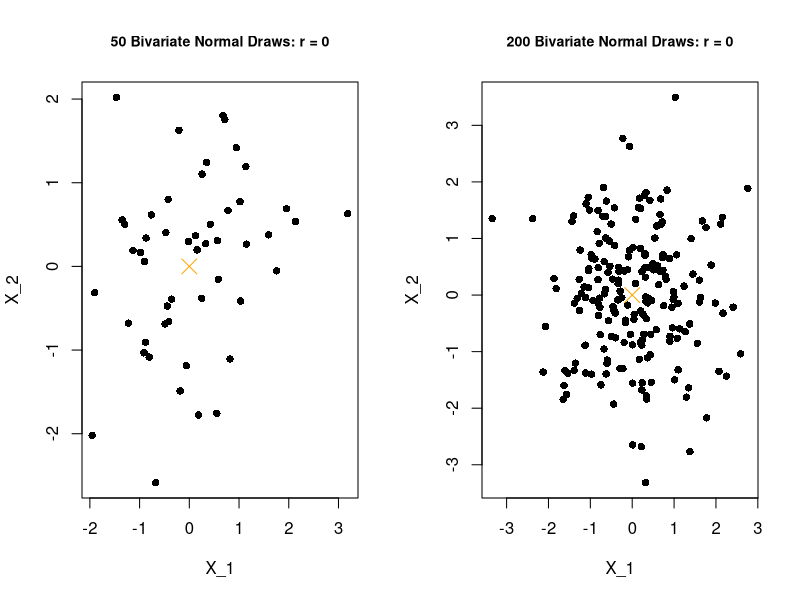
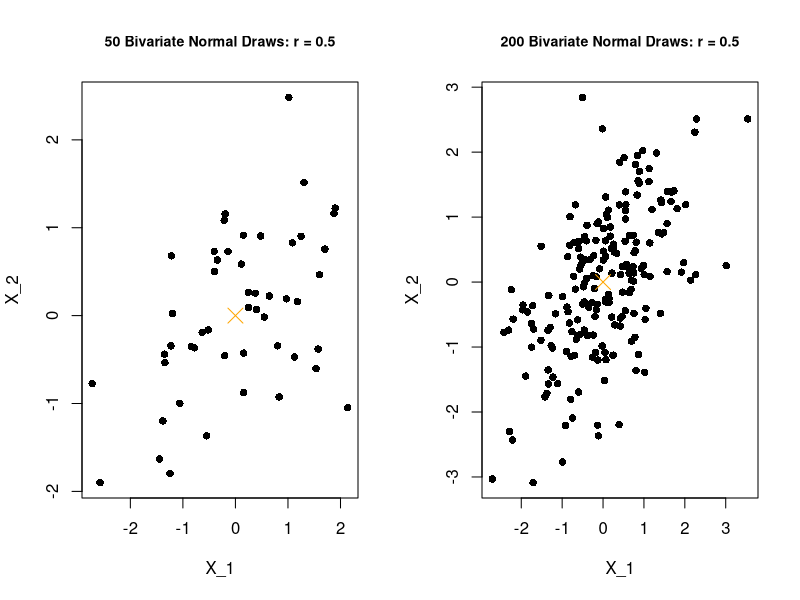
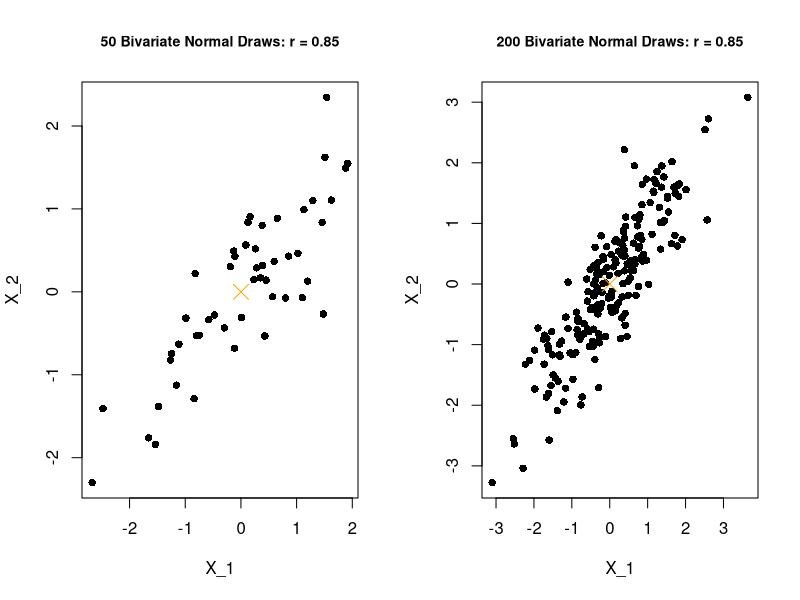

Source code (R) for these figures, in order: (Note: a time limit stopped this script after it produced the figures.)
## ---- chunk 1
knitr::opts_chunk$set(echo = TRUE)
library(MASS)
library(tidyverse)
## ---- chunk 2
R <- matrix(c(1,'r','r',1),2,2)
R
## ---- chunk 3
set.seed(405568250)
n <- c(50, 200)
mu <- c(0, 0)
sigma <- matrix(c(1, 0, 0, 1), 2, 2)
par(mfrow = c(1,2))

for(i in n){
  plot(mvrnorm(i, mu, sigma), pch = 16, cex.main = 0.85,
         xlab = "X_1", ylab = "X_2", main = paste(i, "Bivariate Normal Draws: r = 0"))
  points(x = mu[1], y = mu[2], col = "orange", pch = 4, cex = 2)
}
## ---- chunk 4
set.seed(405568250)
n <- c(50, 200)
mu <- c(0, 0)
sigma <- matrix(c(1, 0.5, 0.5, 1), 2, 2)
par(mfrow = c(1,2))

for(i in n){
  plot(mvrnorm(i, mu, sigma), pch = 16, cex.main = 0.85,
         xlab = "X_1", ylab = "X_2", main = paste(i, "Bivariate Normal Draws: r = 0.5"))
  points(x = mu[1], y = mu[2], col = "orange", pch = 4, cex = 2)
}
## ---- chunk 5
set.seed(405568250)
n <- c(50, 200)
mu <- c(0, 0)
sigma <- matrix(c(1, 0.85, 0.85, 1), 2, 2)
par(mfrow = c(1,2))

for(i in n){
  plot(mvrnorm(i, mu, sigma), pch = 16, cex.main = 0.85,
         xlab = "X_1", ylab = "X_2", main = paste(i, "Bivariate Normal Draws: r = 0.85"))
  points(x = mu[1], y = mu[2], col = "orange", pch = 4, cex = 2)
}
## ---- chunk 6
bootsampling <- function(x, boot.replicates = B) {
  x = as.matrix(x)
  nx = nrow(x)
  bootsamples = replicate(boot.replicates, x[sample.int(nx, replace = TRUE), ])
}
## ---- chunk 7
set.seed(405568250)

n = c(50, 200) # Size of a single sample
B = c(200, 500, 1000, 2000, 5000, 10000) # Number of bootstrap replicates
r = c(0,0.5,0.85)

normal_CI = data.frame(matrix(ncol = 6, nrow = 0))
alpha = 0.05
zval = qnorm(p = alpha/2, lower.tail = FALSE)

for (i in r) {
  for (j in n) {
    mu <- c(0, 0)
    sigma <- matrix(c(1, i, i, 1), 2, 2)
    x <- mvrnorm(j, mu, sigma)
    theta_hat <- cor(x)[2]
    for (k in B) {
      boot.samples = bootsampling(x, k)
      xbar = apply(boot.samples, 3, cor)[2,]
      se <- sd(xbar)
      normal_CI = rbind(normal_CI, cbind(theta_hat - zval*se, theta_hat + zval*se)) 
    } 
    normal_CI$B <- B
    normal_CI$N <- rep(j, length(B))
    normal_CI$SampleCoefficient <- rep(theta_hat, length(B))
    normal_CI$Length <- normal_CI$V2 - normal_CI$V1
    normal_CI$Shape <- abs(normal_CI$V2 - theta_hat)/abs(normal_CI$V1 - theta_hat)
    normal_CI <- normal_CI %>% select(SampleCoefficient, N, B, V1, V2, Length, Shape) %>% rename(Lower = V1) %>% rename(Upper = V2)
    print(normal_CI)
    normal_CI = data.frame(matrix(ncol = 6, nrow = 0))
  }
}
## ---- chunk 8
set.seed(405568250)

n = c(50, 200) 
B = c(200, 500, 1000, 2000, 5000, 10000) 
r = c(0,0.5,0.85)

basic_CI = data.frame(matrix(ncol = 6, nrow = 0))
alpha = 0.05

for (i in r) {
  for (j in n) {
    mu <- c(0, 0)
    sigma <- matrix(c(1, i, i, 1), 2, 2)
    x <- mvrnorm(j, mu, sigma)
    theta_hat <- cor(x)[2]
    for (k in B) {
      boot.samples = bootsampling(x, k)
      xbar = apply(boot.samples, 3, cor)[2,]
      basic_CI = rbind(basic_CI, cbind(2*theta_hat - quantile(xbar, probs = (1 - alpha/2)), 2*theta_hat - quantile(xbar, probs = (alpha/2))))
    } 
    basic_CI$B <- B
    basic_CI$N <- rep(j, length(B))
    basic_CI$SampleCoefficient <- rep(theta_hat, length(B))
    basic_CI$Length <- basic_CI$V2 - basic_CI$V1
    basic_CI$Shape <- abs(basic_CI$V2 - theta_hat)/abs(basic_CI$V1 - theta_hat)
    basic_CI <- basic_CI %>% select(SampleCoefficient, N, B, V1, V2, Length, Shape) %>% rename(Lower = V1) %>% rename(Upper = V2)
    print.data.frame(basic_CI, row.names = FALSE)
    basic_CI = data.frame(matrix(ncol = 6, nrow = 0))
  }
}
## ---- chunk 9
set.seed(405568250)

n = c(50, 200) 
B = c(200, 500, 1000, 2000, 5000, 10000) 
r = c(0,0.5,0.85)

percentile_CI = data.frame(matrix(ncol = 6, nrow = 0))
alpha = 0.05

for (i in r) {
  for (j in n) {
    mu <- c(0, 0)
    sigma <- matrix(c(1, i, i, 1), 2, 2)
    x <- mvrnorm(j, mu, sigma)
    for (k in B) {
      boot.samples = bootsampling(x, k)
      xbar = apply(boot.samples, 3, cor)[2,]
      percentile_CI = rbind(percentile_CI, cbind(quantile(xbar, probs = alpha/2), quantile(xbar, probs = (1 - (alpha/2)))))
    } 
    percentile_CI$B <- B
    percentile_CI$N <- rep(j, length(B))
    percentile_CI$SampleCoefficient <- rep(cor(x)[2], length(B))
    percentile_CI$Length <- percentile_CI$V2 - percentile_CI$V1
    percentile_CI$Shape <- abs(percentile_CI$V2 - theta_hat)/abs(percentile_CI$V1 - theta_hat)
    percentile_CI <- percentile_CI %>% select(SampleCoefficient, N, B, V1, V2, Length, Shape) %>% rename(Lower = V1) %>% rename(Upper = V2)
    print.data.frame(percentile_CI, row.names = FALSE)
    percentile_CI = data.frame(matrix(ncol = 6, nrow = 0))
  }
}
## ---- chunk 10
set.seed(405568250)

n = c(50, 200) 
B = c(200, 500, 1000, 2500) 
r = c(0,0.5,0.85)

studentized_CI = data.frame(matrix(ncol = 4, nrow = 0))
alpha = 0.05

for (i in r) {
  for (j in n) {
    mu <- c(0, 0)
    sigma <- matrix(c(1, i, i, 1), 2, 2)
    x <- mvrnorm(j, mu, sigma)
    theta_hat <- cor(x)[2]
    for (k in B) {
      boot.samples <- bootsampling(x, k)
      theta_b = apply(boot.samples, 3, cor)[2,]
      boot.samples.SE = rep(0, dim(boot.samples)[3])
      se <- sd(theta_b)
      for (l in 1:dim(boot.samples)[3]) {
        iterated.samples <- bootsampling(boot.samples[,,l], 100)
        theta_l <- apply(iterated.samples, 3, cor)[2,]
        boot.samples.SE[l] <- sd(theta_l)
      }
      t_b <- (theta_b - theta_hat)/boot.samples.SE
      qval = quantile(t_b, probs = c(alpha/2, 1 - alpha/2)) 
      studentized_CI = rbind(studentized_CI, cbind(theta_hat - qval[2]*se, theta_hat - qval[1]*se))
    } 
    studentized_CI$B <- B
    studentized_CI$N <- rep(j, length(B))
    studentized_CI$SampleCoefficient <- rep(theta_hat, length(B))
    studentized_CI$Length <- studentized_CI$V2 - studentized_CI$V1
    studentized_CI$Shape <- abs(studentized_CI$V2 - theta_hat)/abs(studentized_CI$V1 - theta_hat)
    studentized_CI <- studentized_CI %>% select(SampleCoefficient, N, B, V1, V2, Length, Shape) %>% rename(Lower = V1) %>% rename(Upper = V2)
    print.data.frame(studentized_CI, row.names =  FALSE)
    studentized_CI = data.frame(matrix(ncol = 4, nrow = 0))
  }
}
## ---- chunk 11
library(MASS)
library(tidyverse)
data(cats)
summary(cats)
## ---- chunk 12
set.seed(405568250)
female_weight <- cats$Bwt[cats$Sex == "F"]
male_weight <- cats$Bwt[cats$Sex == "M"]

mean_diff_CI = data.frame(matrix(ncol = 4, nrow = 0))
alpha = 0.05
zval = qnorm(p = alpha/2, lower.tail = FALSE)
theta_hat <- mean(male_weight) - mean(female_weight)

B <- c(200, 1000, 5000, 10000)

for (i in B) {
  boot_samples_male <- bootsampling(male_weight, i)
  boot_samples_female <- bootsampling(female_weight, i)
  mean_diff <- apply(boot_samples_male, 2, mean) - apply(boot_samples_female, 2, mean)
  se <- sd(mean_diff)
  mean_diff_CI = rbind(mean_diff_CI, cbind(theta_hat - zval*se, theta_hat + zval*se)) 
}
mean_diff_CI$B <- B
mean_diff_CI$SampleStatistic <- rep(theta_hat, length(B))
mean_diff_CI$Length <- mean_diff_CI$V2 - mean_diff_CI$V1
mean_diff_CI$Shape <- abs(mean_diff_CI$V2 - theta_hat)/abs(mean_diff_CI$V1 - theta_hat)
mean_diff_CI <- mean_diff_CI %>% select(SampleStatistic, B, V1, V2, Length, Shape) %>% rename(Lower = V1) %>% rename(Upper = V2)
mean_diff_CI
## ---- chunk 13
set.seed(405568250)

mean_diff_basic_CI = data.frame(matrix(ncol = 4, nrow = 0))
alpha = 0.05
theta_hat <- mean(male_weight) - mean(female_weight)


B <- c(200, 1000, 5000, 10000)

for (i in B) {
  boot_samples_male <- bootsampling(male_weight, i)
  boot_samples_female <- bootsampling(female_weight, i)
  mean_diff <- apply(boot_samples_male, 2, mean) - apply(boot_samples_female, 2, mean)
  se <- sd(mean_diff)
  mean_diff_basic_CI = rbind(mean_diff_basic_CI, cbind(2*theta_hat - quantile(mean_diff, probs = (1 - alpha/2)), 2*theta_hat - quantile(mean_diff, probs = (alpha/2))))
}
mean_diff_basic_CI$B <- B
mean_diff_basic_CI$SampleStatistic <- rep(theta_hat, length(B))
mean_diff_basic_CI$Length <- mean_diff_basic_CI$V2 - mean_diff_basic_CI$V1
mean_diff_basic_CI$Shape <- abs(mean_diff_basic_CI$V2 - theta_hat)/abs(mean_diff_basic_CI$V1 - theta_hat)
mean_diff_basic_CI <- mean_diff_basic_CI %>% select(SampleStatistic, B, V1, V2, Length, Shape) %>% rename(Lower = V1) %>% rename(Upper = V2)
print.data.frame(mean_diff_basic_CI, row.names = FALSE)
## ---- chunk 14
set.seed(405568250)

mean_diff_percentile_CI = data.frame(matrix(ncol = 4, nrow = 0))
alpha = 0.05
theta_hat <- mean(male_weight) - mean(female_weight)


B <- c(200, 1000, 5000, 10000)


for (i in B) {
  boot_samples_male <- bootsampling(male_weight, i)
  boot_samples_female <- bootsampling(female_weight, i)
  mean_diff <- apply(boot_samples_male, 2, mean) - apply(boot_samples_female, 2, mean)
  mean_diff_percentile_CI = rbind(mean_diff_percentile_CI, cbind(quantile(mean_diff, probs = alpha/2), quantile(mean_diff, probs = (1 - (alpha/2)))))
}
mean_diff_percentile_CI$B <- B
mean_diff_percentile_CI$SampleStatistic <- rep(theta_hat, length(B))
mean_diff_percentile_CI$Length <- mean_diff_percentile_CI$V2 - mean_diff_percentile_CI$V1
mean_diff_percentile_CI$Shape <- abs(mean_diff_percentile_CI$V2 - theta_hat)/abs(mean_diff_percentile_CI$V1 - theta_hat)
mean_diff_percentile_CI <- mean_diff_percentile_CI %>% select(SampleStatistic, B, V1, V2, Length, Shape) %>% rename(Lower = V1) %>% rename(Upper = V2)
print.data.frame(mean_diff_percentile_CI, row.names = FALSE)
## ---- chunk 15
set.seed(405568250)

mean_diff_t_CI = data.frame(matrix(ncol = 4, nrow = 0))
alpha = 0.05
theta_hat <- mean(male_weight) - mean(female_weight)

B <- c(200, 1000, 2500, 5000)

for (i in B) {
  boot_samples_male <- bootsampling(male_weight, i)
  boot_samples_female <- bootsampling(female_weight, i)
  mean_diff <- apply(boot_samples_male, 2, mean) - apply(boot_samples_female, 2, mean)
  se <- sd(mean_diff)
  boot.samples.SE = rep(0, dim(boot_samples_male)[2])
  for (l in 1:dim(boot_samples_male)[2]) {
        iterated.samples.male <- bootsampling(boot_samples_male[,l], 100)
        iterated.samples.female <- bootsampling(boot_samples_female[,l], 100)
        theta_l <- apply(iterated.samples.male, 2, mean) - apply(iterated.samples.female, 2, mean)
        boot.samples.SE[l] <- sd(theta_l)
  }
  t <- (mean_diff - theta_hat)/boot.samples.SE
  qval = quantile(t, probs = c(alpha/2, 1 - alpha/2)) 
  mean_diff_t_CI = rbind(mean_diff_t_CI, cbind(theta_hat - qval[2]*se, theta_hat - qval[1]*se))
}
mean_diff_t_CI$B <- B
mean_diff_t_CI$SampleStatistic <- rep(theta_hat, length(B))
mean_diff_t_CI$Length <- mean_diff_t_CI$V2 - mean_diff_t_CI$V1
mean_diff_t_CI$Shape <- abs(mean_diff_t_CI$V2 - theta_hat)/abs(mean_diff_t_CI$V1 - theta_hat)
mean_diff_t_CI <- mean_diff_t_CI %>% select(SampleStatistic, B, V1, V2, Length, Shape) %>% rename(Lower = V1) %>% rename(Upper = V2)
print.data.frame(mean_diff_t_CI, row.names = FALSE)
## ---- chunk 16
set.seed(405568250)

female_cats <- cats %>% filter(Sex == 'F') %>% select(Bwt, Hwt) %>% data.matrix()
B = c(200, 500, 1000, 2000, 5000, 10000) 
female_normal_CI = data.frame(matrix(ncol = 6, nrow = 0))
alpha = 0.05
zval = qnorm(p = alpha/2, lower.tail = FALSE)
theta_hat <- cor(female_cats)[2]

for (k in B) {
  boot.samples.female = bootsampling(female_cats, k)
  sample_stats = apply(boot.samples.female, 3, cor)[2,]
  se <- sd(sample_stats)
  female_normal_CI = rbind(female_normal_CI, cbind(theta_hat - zval*se, theta_hat + zval*se)) 
} 
female_normal_CI$B <- B
female_normal_CI$SampleStatistic <- rep(theta_hat, length(B))
female_normal_CI$Length <- female_normal_CI$V2 - female_normal_CI$V1
female_normal_CI$Shape <- abs(female_normal_CI$V2 - theta_hat)/abs(female_normal_CI$V1 - theta_hat)
female_normal_CI <- female_normal_CI %>% select(SampleStatistic, B, V1, V2, Length, Shape) %>% rename(Lower = V1) %>% rename(Upper = V2)
print.data.frame(female_normal_CI, row.names = FALSE)
## ---- chunk 17
set.seed(405568250)

B = c(200, 500, 1000, 2000, 5000, 10000) 
female_basic_CI = data.frame(matrix(ncol = 6, nrow = 0))
alpha = 0.05
theta_hat <- cor(female_cats)[2]

for (k in B) {
  boot.samples.female = bootsampling(female_cats, k)
  sample_stats = apply(boot.samples.female, 3, cor)[2,]
  se <- sd(sample_stats)
  female_basic_CI = rbind(female_basic_CI, cbind(2*theta_hat - quantile(sample_stats, probs = (1 - alpha/2)), 2*theta_hat - quantile(sample_stats, probs = (alpha/2)))) 
} 
female_basic_CI$B <- B
female_basic_CI$SampleStatistic <- rep(theta_hat, length(B))
female_basic_CI$Length <- female_basic_CI$V2 - female_basic_CI$V1
female_basic_CI$Shape <- abs(female_basic_CI$V2 - theta_hat)/abs(female_basic_CI$V1 - theta_hat)
female_basic_CI <- female_basic_CI %>% select(SampleStatistic, B, V1, V2, Length, Shape) %>% rename(Lower = V1) %>% rename(Upper = V2)
print.data.frame(female_basic_CI, row.names = FALSE)
## ---- chunk 18
set.seed(405568250)

B = c(200, 500, 1000, 2000, 5000, 10000) 
female_percentile_CI = data.frame(matrix(ncol = 6, nrow = 0))
alpha = 0.05
theta_hat <- cor(female_cats)[2]

for (k in B) {
  boot.samples.female = bootsampling(female_cats, k)
  sample_stats = apply(boot.samples.female, 3, cor)[2,]
  female_percentile_CI = rbind(female_percentile_CI, cbind(quantile(sample_stats, probs = alpha/2), quantile(sample_stats, probs = (1 - (alpha/2))))) 
} 
female_percentile_CI$B <- B
female_percentile_CI$SampleStatistic <- rep(theta_hat, length(B))
female_percentile_CI$Length <- female_percentile_CI$V2 - female_percentile_CI$V1
female_percentile_CI$Shape <- abs(female_percentile_CI$V2 - theta_hat)/abs(female_percentile_CI$V1 - theta_hat)
female_percentile_CI <- female_percentile_CI %>% select(SampleStatistic, B, V1, V2, Length, Shape) %>% rename(Lower = V1) %>% rename(Upper = V2)
print.data.frame(female_percentile_CI, row.names = FALSE)
## ---- chunk 19
set.seed(405568250)

B = c(200, 500, 1000, 2500) 
female_studentized_CI = data.frame(matrix(ncol = 4, nrow = 0))
alpha = 0.05
theta_hat <- cor(female_cats)[2]

for (k in B) {
  boot.samples.female <- bootsampling(female_cats, k)
  theta_b = apply(boot.samples.female, 3, cor)[2,]
  boot.samples.SE = rep(0, dim(boot.samples.female)[3])
  se <- sd(theta_b)
  for (l in 1:dim(boot.samples.female)[3]) {
    iterated.samples <- bootsampling(boot.samples.female[,,l], 100)
    theta_l <- apply(iterated.samples, 3, cor)[2,]
    boot.samples.SE[l] <- sd(theta_l)
  }
  t_b <- (theta_b - theta_hat)/boot.samples.SE
  qval = quantile(t_b, probs = c(alpha/2, 1 - alpha/2)) 
  female_studentized_CI = rbind(female_studentized_CI, cbind(theta_hat - qval[2]*se, theta_hat - qval[1]*se))
} 
female_studentized_CI$B <- B
female_studentized_CI$SampleStatistic <- rep(theta_hat, length(B))
female_studentized_CI$Length <- female_studentized_CI$V2 - female_studentized_CI$V1
female_studentized_CI$Shape <- abs(female_studentized_CI$V2 - theta_hat)/abs(female_studentized_CI$V1 - theta_hat)
female_studentized_CI <- female_studentized_CI %>% select(SampleStatistic, B, V1, V2, Length, Shape) %>% rename(Lower = V1) %>% rename(Upper = V2)
print.data.frame(female_studentized_CI, row.names = FALSE)
## ---- chunk 20
set.seed(405568250)

male_cats <- cats %>% filter(Sex == 'M') %>% select(Bwt, Hwt) %>% data.matrix()
B = c(200, 500, 1000, 2000, 5000, 10000) 
male_normal_CI = data.frame(matrix(ncol = 6, nrow = 0))
alpha = 0.05
zval = qnorm(p = alpha/2, lower.tail = FALSE)
theta_hat <- cor(male_cats)[2]

for (k in B) {
  boot.samples.male = bootsampling(male_cats, k)
  sample_stats = apply(boot.samples.male, 3, cor)[2,]
  se <- sd(sample_stats)
  male_normal_CI = rbind(male_normal_CI, cbind(theta_hat - zval*se, theta_hat + zval*se)) 
} 
male_normal_CI$B <- B
male_normal_CI$SampleStatistic <- rep(theta_hat, length(B))
male_normal_CI$Length <- male_normal_CI$V2 - male_normal_CI$V1
male_normal_CI$Shape <- abs(male_normal_CI$V2 - theta_hat)/abs(male_normal_CI$V1 - theta_hat)
male_normal_CI <- male_normal_CI %>% select(SampleStatistic, B, V1, V2, Length, Shape) %>% rename(Lower = V1) %>% rename(Upper = V2)
print.data.frame(male_normal_CI, row.names = FALSE)
## ---- chunk 21
set.seed(405568250)

B = c(200, 500, 1000, 2000, 5000, 10000) 
male_basic_CI = data.frame(matrix(ncol = 6, nrow = 0))
alpha = 0.05
theta_hat <- cor(male_cats)[2]

for (k in B) {
  boot.samples.male = bootsampling(male_cats, k)
  sample_stats = apply(boot.samples.male, 3, cor)[2,]
  se <- sd(sample_stats)
  male_basic_CI = rbind(male_basic_CI, cbind(2*theta_hat - quantile(sample_stats, probs = (1 - alpha/2)), 2*theta_hat - quantile(sample_stats, probs = (alpha/2)))) 
} 
male_basic_CI$B <- B
male_basic_CI$SampleStatistic <- rep(theta_hat, length(B))
male_basic_CI$Length <- male_basic_CI$V2 - male_basic_CI$V1
male_basic_CI$Shape <- abs(male_basic_CI$V2 - theta_hat)/abs(male_basic_CI$V1 - theta_hat)
male_basic_CI <- male_basic_CI %>% select(SampleStatistic, B, V1, V2, Length, Shape) %>% rename(Lower = V1) %>% rename(Upper = V2)
print.data.frame(male_basic_CI, row.names = FALSE)
## ---- chunk 22
set.seed(405568250)

B = c(200, 500, 1000, 2000, 5000, 10000) 
male_percentile_CI = data.frame(matrix(ncol = 6, nrow = 0))
alpha = 0.05
theta_hat <- cor(male_cats)[2]

for (k in B) {
  boot.samples.male = bootsampling(male_cats, k)
  sample_stats = apply(boot.samples.male, 3, cor)[2,]
  male_percentile_CI = rbind(male_percentile_CI, cbind(quantile(sample_stats, probs = alpha/2), quantile(sample_stats, probs = (1 - (alpha/2))))) 
} 
male_percentile_CI$B <- B
male_percentile_CI$SampleStatistic <- rep(theta_hat, length(B))
male_percentile_CI$Length <- male_percentile_CI$V2 - male_percentile_CI$V1
male_percentile_CI$Shape <- abs(male_percentile_CI$V2 - theta_hat)/abs(male_percentile_CI$V1 - theta_hat)
male_percentile_CI <- male_percentile_CI %>% select(SampleStatistic, B, V1, V2, Length, Shape) %>% rename(Lower = V1) %>% rename(Upper = V2)
print.data.frame(male_percentile_CI, row.names = FALSE)
## ---- chunk 23
set.seed(405568250)

B = c(200, 500, 1000, 2500) 
male_studentized_CI = data.frame(matrix(ncol = 4, nrow = 0))
alpha = 0.05
theta_hat <- cor(male_cats)[2]

for (k in B) {
  boot.samples.male <- bootsampling(male_cats, k)
  theta_b = apply(boot.samples.male, 3, cor)[2,]
  boot.samples.SE = rep(0, dim(boot.samples.male)[3])
  se <- sd(theta_b)
  for (l in 1:dim(boot.samples.male)[3]) {
    iterated.samples <- bootsampling(boot.samples.male[,,l], 100)
    theta_l <- apply(iterated.samples, 3, cor)[2,]
    boot.samples.SE[l] <- sd(theta_l)
  }
  t_b <- (theta_b - theta_hat)/boot.samples.SE
  qval = quantile(t_b, probs = c(alpha/2, 1 - alpha/2)) 
  male_studentized_CI = rbind(male_studentized_CI, cbind(theta_hat - qval[2]*se, theta_hat - qval[1]*se))
} 
male_studentized_CI$B <- B
male_studentized_CI$SampleStatistic <- rep(theta_hat, length(B))
male_studentized_CI$Length <- male_studentized_CI$V2 - male_studentized_CI$V1
male_studentized_CI$Shape <- abs(male_studentized_CI$V2 - theta_hat)/abs(male_studentized_CI$V1 - theta_hat)
male_studentized_CI <- male_studentized_CI %>% select(SampleStatistic, B, V1, V2, Length, Shape) %>% rename(Lower = V1) %>% rename(Upper = V2)
print.data.frame(male_studentized_CI, row.names = FALSE)
